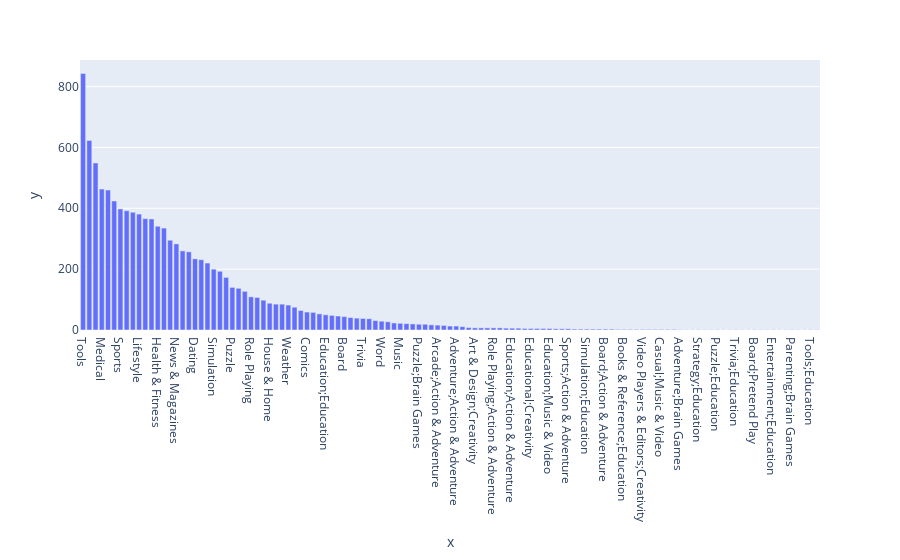

This figure's notebook cell:
### Code cell
px.bar(x =df['Genres'].value_counts().index,y=df['Genres'].value_counts())

### Figure 1 — Plotly figure (JSON) as saved in the notebook; plotly's stock layout.template omitted (floating-point values rounded to 4 significant figures)
{"data": [{"alignmentgroup": "True", "hovertemplate": "x=%{x}<br>y=%{y}<extra></extra>", "legendgroup": "", "marker": {"color": "#636efa", "pattern": {"shape": ""}}, "name": "", "offsetgroup": "", "orientation": "v", "showlegend": false, "textposition": "auto", "type": "bar", "x": ["Tools", "Entertainment", "Education", "Medical", "Business", "Productivity", "Sports", "Personalization", "Communication", "Lifestyle", "Finance", "Action", "Health & Fitness", "Photography", "Social", "News & Magazines", "Shopping", "Travel & Local", "Dating", "Books & Reference", "Arcade", "Simulation", "Casual", "Video Players & Editors", "Puzzle", "Maps & Navigation", "Food & Drink", "Role Playing", "Strategy", "Racing", "House & Home", "Libraries & Demo", "Auto & Vehicles", "Weather", "Adventure", "Events", "Comics", "Art & Design", "Beauty", "Education;Education", "Card", "Parenting", "Board", "Educational;Education", "Casino", "Trivia", "Educational", "Casual;Pretend Play", "Word", "Entertainment;Music & Video", "Education;Pretend Play", "Music", "Casual;Action & Adventure", "Racing;Action & Adventure", "Puzzle;Brain Games", "Educational;Pretend Play", "Action;Action & Adventure", "Arcade;Action & Adventure", "Board;Brain Games", "Casual;Brain Games", "Adventure;Action & Adventure", "Simulation;Action & Adventure", "Entertainment;Brain Games", "Art & Design;Creativity", "Education;Creativity", "Casual;Creativity", "Role Playing;Action & Adventure", "Parenting;Education", "Educational;Brain Games", "Education;Action & Adventure", "Parenting;Music & Video", "Education;Brain Games", "Educational;Creativity", "Puzzle;Action & Adventure", "Role Playing;Pretend Play", "Education;Music & Video", "Educational;Action & Adventure", "Simulation;Pretend Play", "Sports;Action & Adventure", "Entertainment;Creativity", "Video Players & Editors;Music & Video", "Simulation;Education", "Music;Music & Video", "Casual;Education", "Board;Action & Adventure", "Entertainment;Action & Adventure", "Strategy;Action & Adventure", "Books & Reference;Education", "Art & Design;Pretend Play", "Art & Design;Action & Adventure", "Video Players & Editors;Creativity", "Puzzle;Creativity", "Entertainment;Pretend Play", "Casual;Music & Video", "Adventure;Education", "Card;Action & Adventure", "Adventure;Brain Games", "Communication;Creativity", "Racing;Pretend Play", "Strategy;Education", "Role Playing;Brain Games", "Role Playing;Education", "Puzzle;Education", "Books & Reference;Creativity", "Lifestyle;Education", "Trivia;Education", "Health & Fitness;Education", "Music & Audio;Music & Video", "Board;Pretend Play", "Health & Fitness;Action & Adventure", "Comics;Creativity", "Entertainment;Education", "Card;Brain Games", "Arcade;Pretend Play", "Parenting;Brain Games", "Travel & Local;Action & Adventure", "Lifestyle;Pretend Play", "Tools;Education", "Strategy;Creativity"], "xaxis": "x", "y": [843, 623, 549, 463, 460, 424, 398, 392, 387, 381, 366, 365, 341, 335, 295, 283, 260, 257, 234, 231, 220, 200, 193, 173, 140, 137, 127, 109, 107, 98, 88, 85, 85, 82, 75, 64, 59, 58, 53, 50, 48, 46, 44, 41, 39, 38, 37, 31, 29, 27, 23, 22, 21, 20, 19, 19, 17, 16, 15, 13, 13, 11, 8, 7, 7, 7, 7, 7, 6, 6, 6, 5, 5, 5, 5, 5, 4, 4, 4, 3, 3, 3, 3, 3, 3, 3, 2, 2, 2, 2, 2, 2, 2, 2, 2, 2, 1, 1, 1, 1, 1, 1, 1, 1, 1, 1, 1, 1, 1, 1, 1, 1, 1, 1, 1, 1, 1, 1, 1], "yaxis": "y"}], "layout": {"barmode": "relative", "legend": {"tracegroupgap": 0}, "margin": {"t": 60}, "xaxis": {"anchor": "y", "domain": [0, 1], "title": {"text": "x"}}, "yaxis": {"anchor": "x", "domain": [0, 1], "title": {"text": "y"}}}}
